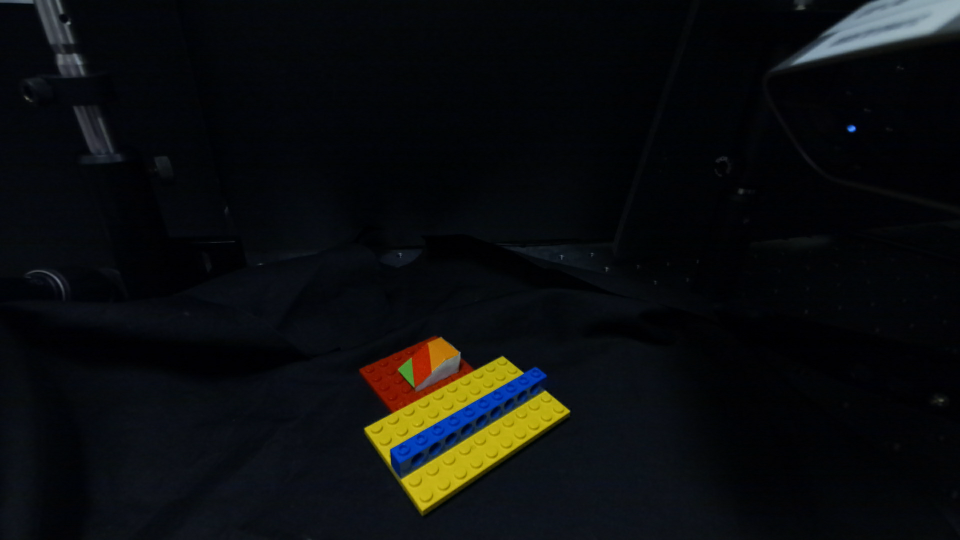
#> input picture kinect_3cam_dataset/images/cam0.png, 1920 x 1080 px, found by its file name (shown at 1/2 size)
$ python test_results.py
#> lines starting #> are read from the running program, lines starting #| are printed output that depends on the picture; after the words box and inside, x2 and y2 are one past the last pixel; in counts of white or black regions, pixels touching at a corner belong together
"""
This file is for testing results.

Visualizing the pixels refereced from the splats in the image.

"""

import cv2

img = cv2.imread(r"C:\Users\Valeria\OneDrive - Rice University\calibration_viser\kinect_3cam_dataset\images\cam0.png")
#> img is the input picture: shape (1080, 1920, 3); mean B, G, R 14, 13, 11.3

x = 930
y = 843

cv2.circle(img, (x, y), 10, (0, 0, 255), -1)
#> img: shape (1080, 1920, 3); 0.02% of pixels changed, all inside (x1, y1, x2, y2) = (920, 833, 941, 854)

cv2.putText(
    img,
    f"({x}, {y})",
    (x + 15, y - 15),
    cv2.FONT_HERSHEY_SIMPLEX,
    0.7,
    (0, 0, 255),
    2
)
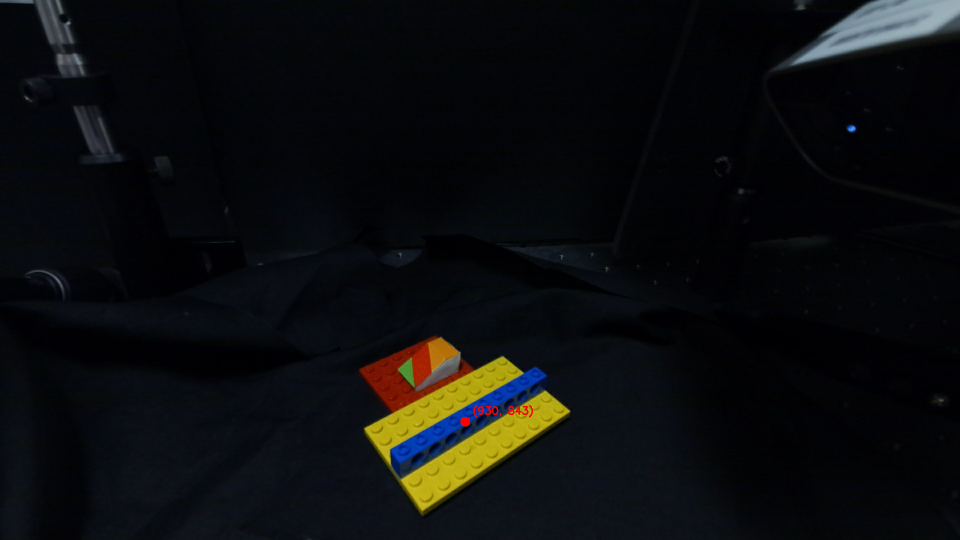
#> img: shape (1080, 1920, 3) (shown at 1/2 size); mean B, G, R 13.9, 12.9, 11.4

cv2.imshow("debug", img)
cv2.waitKey(0)
cv2.destroyAllWindows()

$ run again, with kinect_3cam_dataset/images/cam1.png copied over kinect_3cam_dataset/images/cam0.png
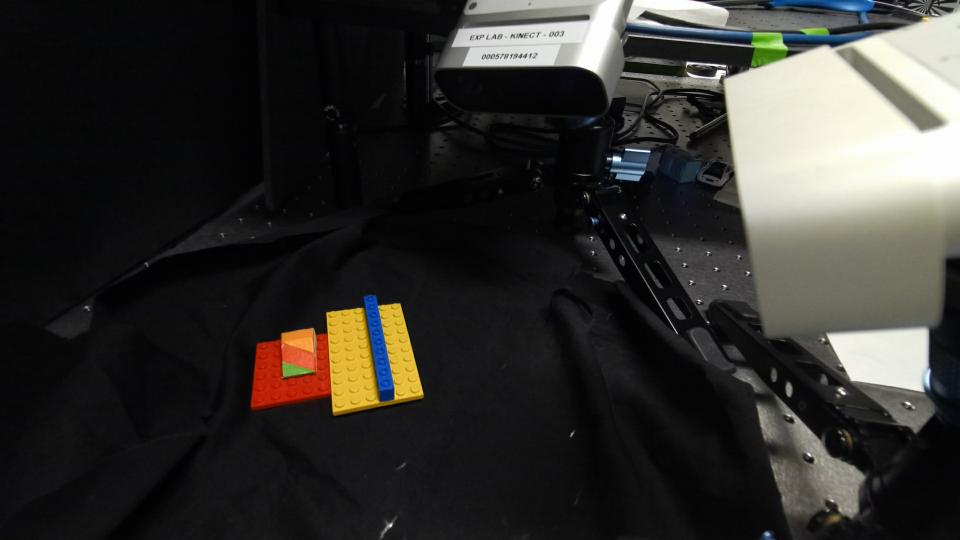
#> input picture kinect_3cam_dataset/images/cam1.png, 1920 x 1080 px, found by its file name (shown at 1/2 size)
#> img is the input picture: shape (1080, 1920, 3); mean B, G, R 45.4, 49, 50.2
#> `cv2.putText( img, f"({x}, {y})", (x + 15, y - 15), cv2.FONT_HERSHEY_SI..`:
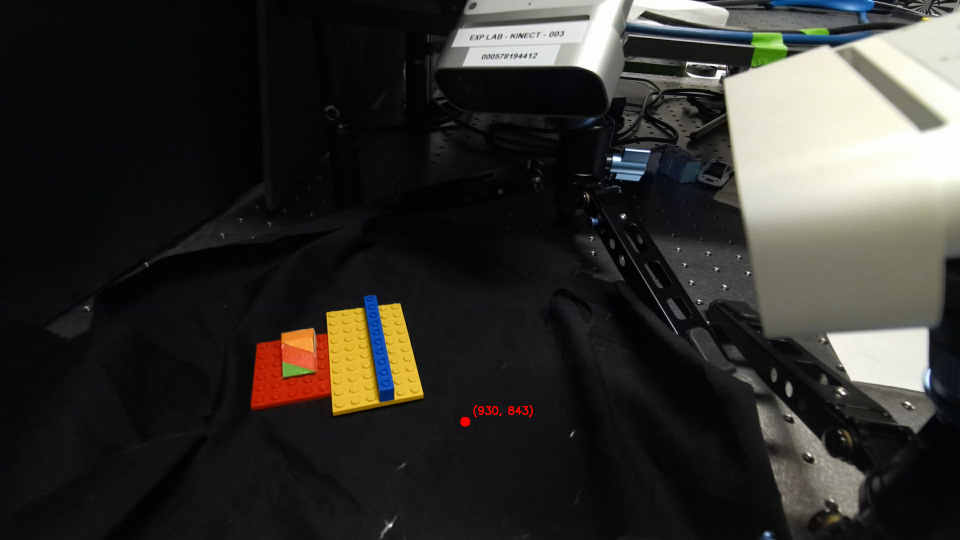
#> img: shape (1080, 1920, 3) (shown at 1/2 size); mean B, G, R 45.4, 49, 50.3

$ run again, with kinect_3cam_dataset/images/cam2.png copied over kinect_3cam_dataset/images/cam0.png
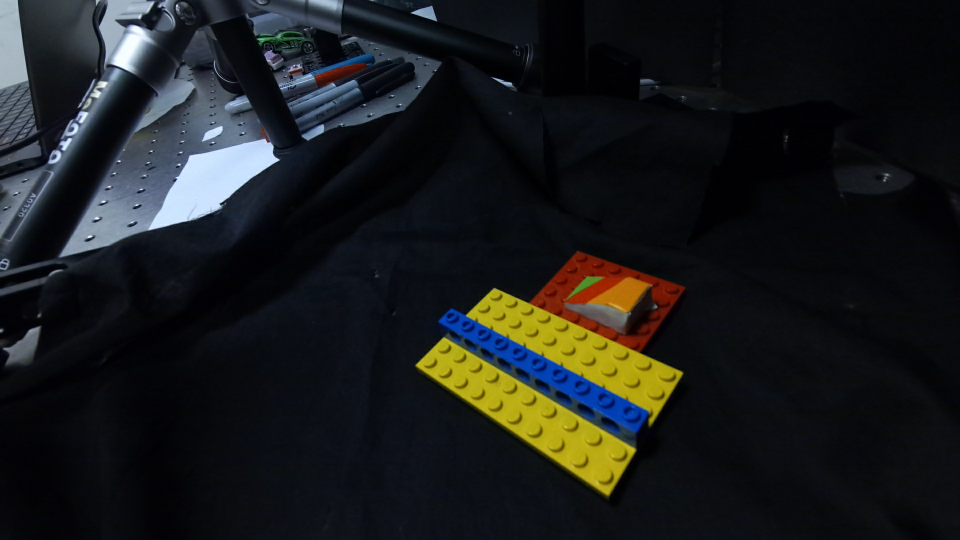
#> input picture kinect_3cam_dataset/images/cam2.png, 1920 x 1080 px, found by its file name (shown at 1/2 size)
#> img is the input picture: shape (1080, 1920, 3); mean B, G, R 28.3, 28.2, 25.7
#> `cv2.putText( img, f"({x}, {y})", (x + 15, y - 15), cv2.FONT_HERSHEY_SI..`:
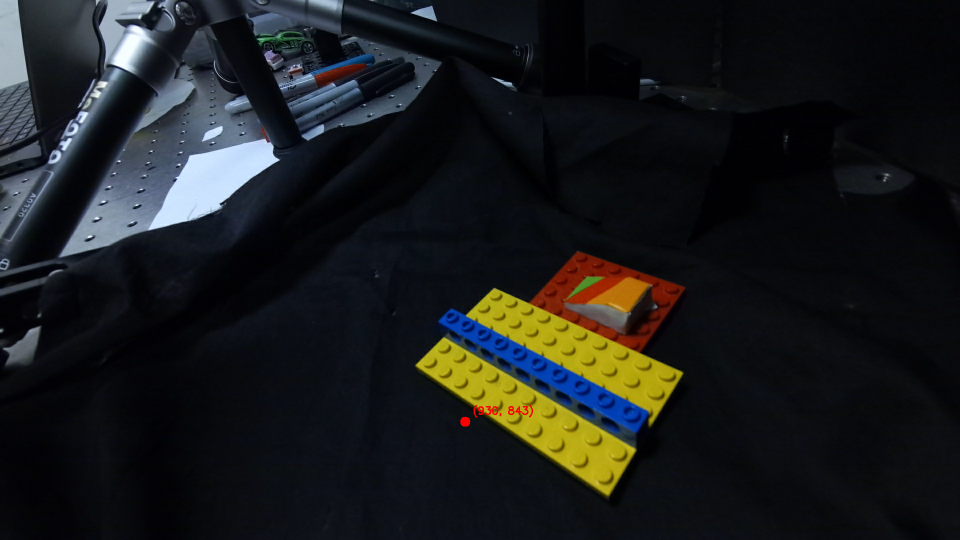
#> img: shape (1080, 1920, 3) (shown at 1/2 size); mean B, G, R 28.2, 28.1, 25.8
